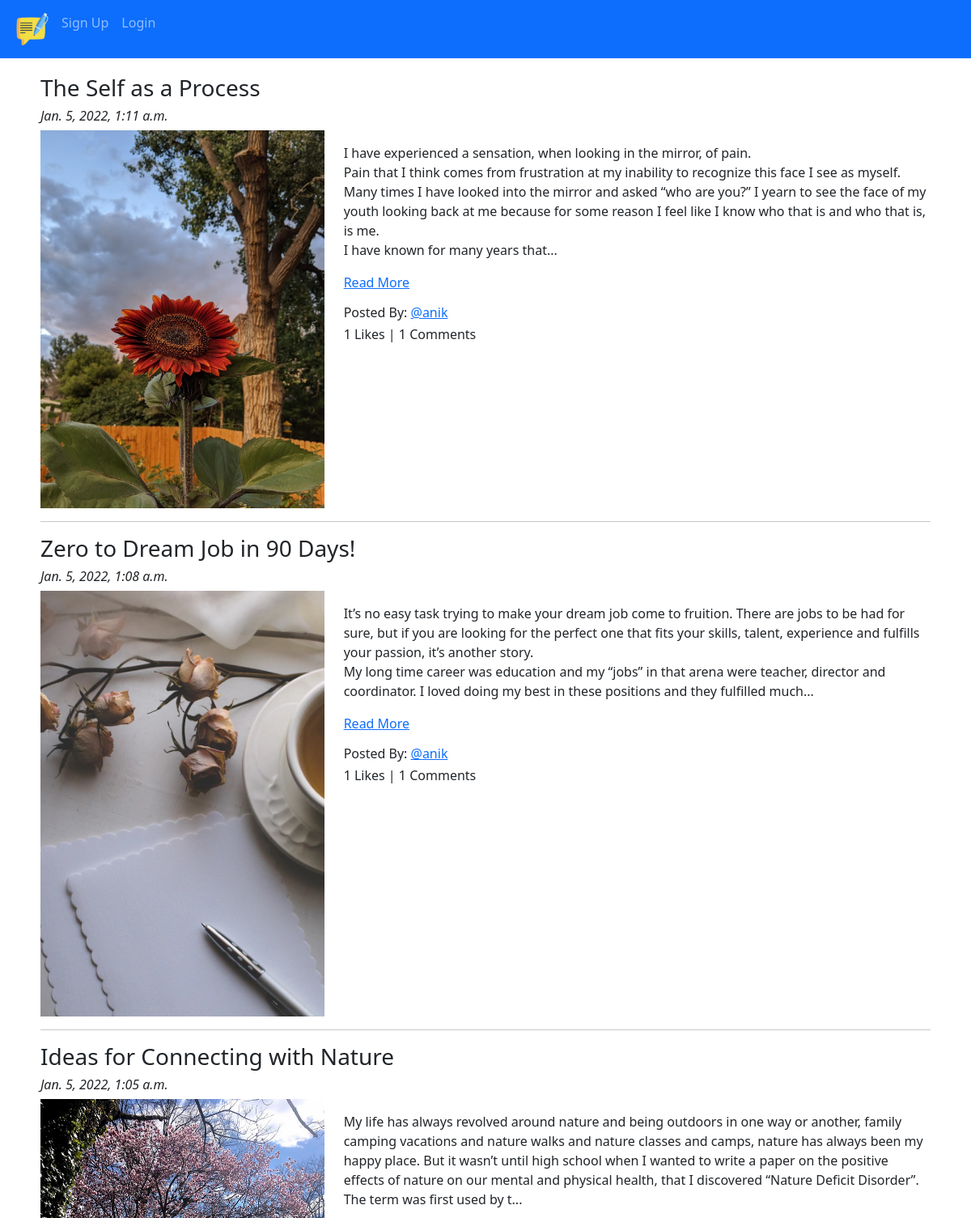
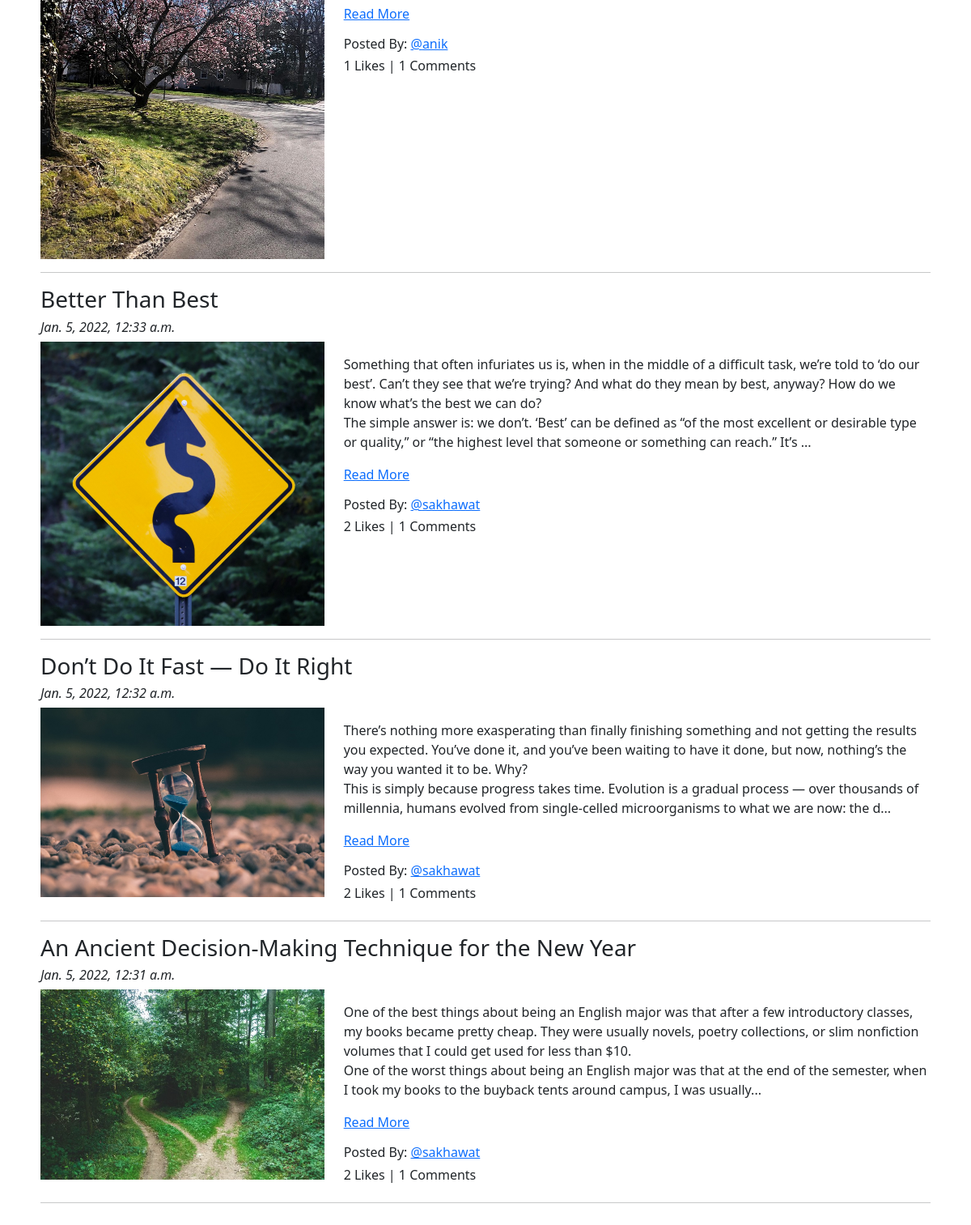
Screenshot of /blog/ with the database file from the repository (2 pictures, top to bottom).
### blog_app/models.py (models this page shows, shortened)
class Blog(models.Model):
    author = models.ForeignKey(User, on_delete=models.CASCADE, related_name='post_author')
    blog_title = models.CharField(max_length=255, verbose_name='Put a Title')
    slug = models.SlugField(max_length=255, unique=True)
    blog_content = models.TextField(verbose_name='what is your mind!!')
    blog_image = models.ImageField(upload_to='blog_images', verbose_name='Image', blank=True, null=True)
    publish_date = models.DateTimeField(auto_now_add=True)
    update_date = models.DateTimeField(auto_now=True)
    class Meta:
        ordering = ['-publish_date',]

### blog_app/views.py (the view)
# urls.py: path('', views.BlogList.as_view(), name='blog_list'),
class BlogList(ListView):
    context_object_name = 'blogs'
    model = Blog
    template_name = 'blog_app/blog_list.html'

### blog_app/templatetags/custom_filters.py (called while the page is built)
def range_filter(value):
    return value[0:400] + "..."

### templates/blog_app/blog_list.html (shortened to what this page needs)
{% extends 'base.html' %}
{% load static %}
{% load custom_filters %}
{% block body_block %}
{% for blog in blogs %}
<h3>{{ blog.blog_title }}</h3>
<h6><i>{{ blog.publish_date }}</i></h6>
<div class="row">
    <div class="col-sm-4">
        <img src="/media/{{ blog.blog_image }}" alt="{{ blog.blog_title }}" title="{{ blog.blog_title }}" width="100%">
    </div>
    <div class="col-sm-8">
        <p>{{ blog.blog_content | range_filter | linebreaks }} <a href="{% url 'blog_app:blog_details' slug=blog.slug %}">Read More</a> </p>
        <h6>Posted By: <a href="#">@{{ blog.author }}</a></h6>
        <h6>{{blog.blog_liked.count}} Likes | {{blog.blog_comment.count}} Comments</h6>
    </div>
</div>
<hr>
{% endfor %}
{% endblock %}

### templates/base.html (shortened to what this page needs)
<!doctype html>
<html lang="en">
{% load static %}
<head>
  <link href="https://cdn.jsdelivr.net/npm/bootstrap@5.1.3/dist/css/bootstrap.min.css" rel="stylesheet"
>
    <link rel="stylesheet" href="https://cdnjs.cloudflare.com/ajax/libs/font-awesome/4.7.0/css/font-awesome.min.css">
</head>
<body>
  <nav class="navbar navbar-expand-lg navbar-dark bg-primary">
    <div class="container-fluid">
      <div class="collapse navbar-collapse" id="navbarNavAltMarkup">
        <div class="navbar-nav">
          <a class="nav-link" href="{% url 'index' %}"><img src="/media/logo.png" width="40px"></a>
          {% if user.is_authenticated %}
          <div class="dropdown d-flex">
            <button class="btn btn-secondary dropdown-toggle" type="button" id="dropdownMenu2" data-bs-toggle="dropdown"
              aria-expanded="false">
              @{{user.username}}
            </button>
            <ul class="dropdown-menu" aria-labelledby="dropdownMenu2">
              <li><a class="dropdown-item" href="{% url 'login_app:profile' %}">Profile</a></li>
              <li><a class="dropdown-item" href="{% url 'blog_app:my_blogs' %}">My Blogs</a></li>
              <li><a class="dropdown-item" href="{% url 'blog_app:create_blog' %}">Write Blog</a></li>
              <hr>
              <li><a class="dropdown-item" href="{% url 'login_app:logout' %}">Logout</a></li>
            </ul>
          </div>
          {% else %}
          <a class="nav-link" href="{% url 'login_app:sign_up' %}">Sign Up</a>
          <a class="nav-link" href="{% url 'login_app:login' %}">Login</a>
          {% endif %}
        </div>
      </div>
    </div>
  </nav>
  <div class="container" style="padding:20px">
    {% block body_block %}
    {% endblock %}
  </div>
</body>
</html>

### rows the page displays
Blog: blog_title "The Self as a Process", publish_date "Jan. 5, 2022, 1:11 a.m.", blog_image (picture), blog_content|range_filter "I have experienced a sensation, when looking in the mirror, of pain. Pain that I think comes from frustration at my inability to recognize this face I see as myself. Many times I have looked into the mirror and asked “who are you?” I yearn to see the face of my youth looking back at me because for some reason I feel like I know who that is and who that is, is me. I have known for many years that...", author "anik", blog_liked.count "1", blog_comment.count "1"
Blog: blog_title "Zero to Dream Job in 90 Days!", publish_date "Jan. 5, 2022, 1:08 a.m.", blog_image (picture), blog_content|range_filter "It’s no easy task trying to make your dream job come to fruition. There are jobs to be had for sure, but if you are looking for the perfect one that fits your skills, talent, experience and fulfills your passion, it’s another story. My long time career was education and my “jobs” in that arena were teacher, director and coordinator. I loved doing my best in these positions and they fulfilled much...", author "anik", blog_liked.count "1", blog_comment.count "1"
Blog: blog_title "Ideas for Connecting with Nature", publish_date "Jan. 5, 2022, 1:05 a.m.", blog_image (picture), blog_content|range_filter "My life has always revolved around nature and being outdoors in one way or another, family camping vacations and nature walks and nature classes and camps, nature has always been my happy place. But it wasn’t until high school when I wanted to write a paper on the positive effects of nature on our mental and physical health, that I discovered “Nature Deficit Disorder”. The term was first used by t...", author "anik", blog_liked.count "1", blog_comment.count "1"
Blog: blog_title "Better Than Best", publish_date "Jan. 5, 2022, 12:33 a.m.", blog_image (picture), blog_content|range_filter "Something that often infuriates us is, when in the middle of a difficult task, we’re told to ‘do our best’. Can’t they see that we’re trying? And what do they mean by best, anyway? How do we know what’s the best we can do? The simple answer is: we don’t. ‘Best’ can be defined as “of the most excellent or desirable type or quality,” or “the highest level that someone or something can reach.” It’s ...", author "sakhawat", blog_liked.count "2", blog_comment.count "1"
Blog: blog_title "Don’t Do It Fast — Do It Right", publish_date "Jan. 5, 2022, 12:32 a.m.", blog_image (picture), blog_content|range_filter "There’s nothing more exasperating than finally finishing something and not getting the results you expected. You’ve done it, and you’ve been waiting to have it done, but now, nothing’s the way you wanted it to be. Why? This is simply because progress takes time. Evolution is a gradual process — over thousands of millennia, humans evolved from single-celled microorganisms to what we are now: the d...", author "sakhawat", blog_liked.count "2", blog_comment.count "1"
Blog: blog_title "An Ancient Decision-Making Technique for the New Year", publish_date "Jan. 5, 2022, 12:31 a.m.", blog_image (picture), blog_content|range_filter "One of the best things about being an English major was that after a few introductory classes, my books became pretty cheap. They were usually novels, poetry collections, or slim nonfiction volumes that I could get used for less than $10. One of the worst things about being an English major was that at the end of the semester, when I took my books to the buyback tents around campus, I was usually...", author "sakhawat", blog_liked.count "2", blog_comment.count "1"
